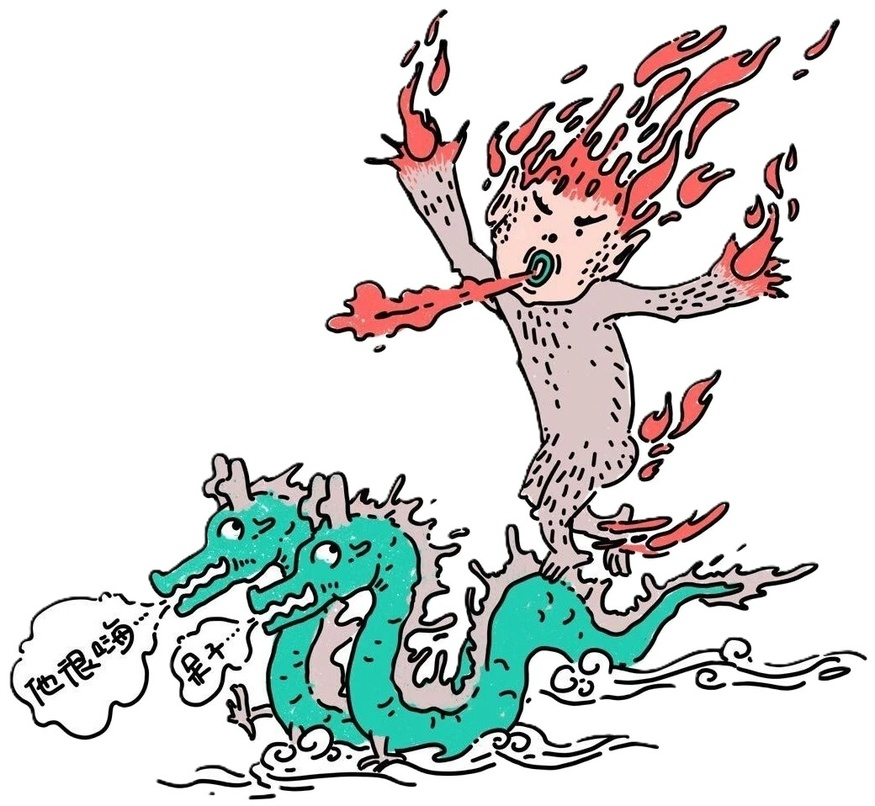
#> input picture daily_review/downloaded_images/image_0006.jpg, 875 x 806 px, shrunk from 1040 x 958 before the run
$ python -i generate_card.py   (imports and definitions only)
#> lines starting #> are read from the running program, lines starting #| are printed output that depends on the picture; after the words box and inside, x2 and y2 are one past the last pixel; in counts of white or black regions, pixels touching at a corner belong together
#> further down, picture is the input picture: PIL image 875x806 RGB; mean R, G, B 215.2, 217.9, 216.4
import os
import json
import random
import csv
import datetime
import urllib.request
import ssl
import html as html_lib
from PIL import Image, ImageOps

# Define directories
BASE_DIR = r"c:\Sword-polish\脉望\daily_review"
CONFIG_FILE = os.path.join(BASE_DIR, "config.json")
TEMPLATE_FILE = os.path.join(BASE_DIR, "template.html")
OUTPUT_FILE = os.path.join(BASE_DIR, "output_card.html")
CSV_FILE = os.path.join(BASE_DIR, "daily-horoscope.csv")
IMAGES_DIR = os.path.join(BASE_DIR, "downloaded_images")
NORMALIZED_IMAGES_FILE = os.path.join(IMAGES_DIR, ".normalized_images.json")

# Constants
HIGHLIGHT_MAX_LEN = 150
IMAGE_EXTENSIONS = ('.png', '.jpg', '.jpeg', '.webp')

# [5 lines left out: function render_category_badges, not called in this run]

def trim_near_white_border(img, threshold=240, padding=8):
#> called with threshold = 240, padding = 8
    rgb = img.convert("RGB")
    mask = ImageOps.grayscale(rgb).point(lambda p: 255 if p < threshold else 0)
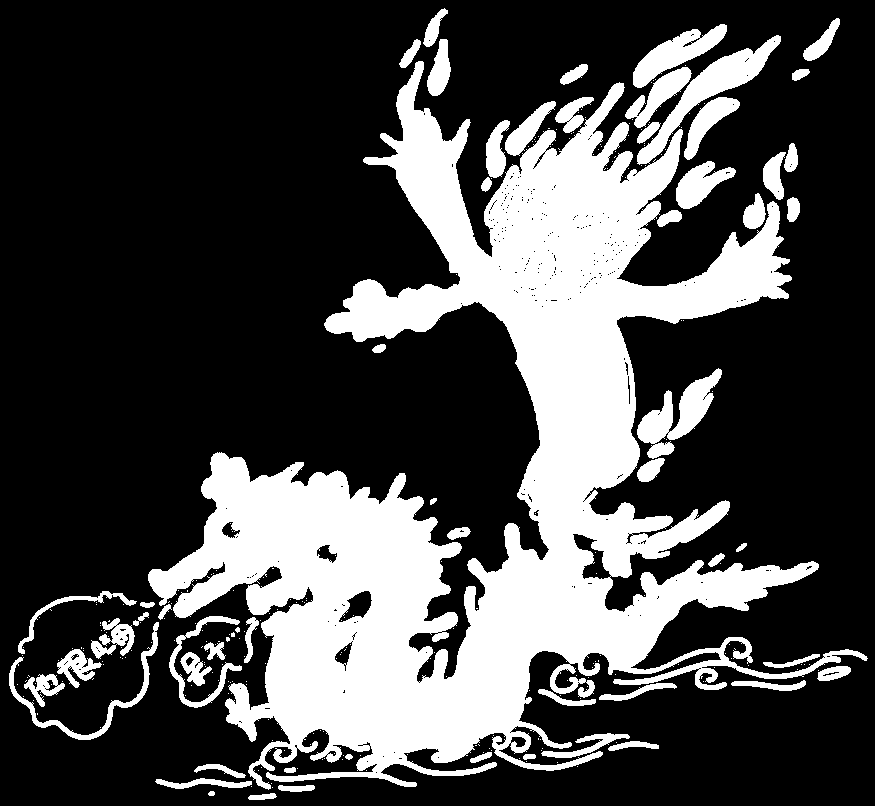
#> mask: PIL image 875x806 L; 28.5% white; 284 white regions (227 under 20 px), largest, box (x1, y1, x2, y2) and area: (148, 35, 868, 790) 172089, (637, 368, 722, 459) 2958, (633, 24, 727, 88) 2295
    bbox = mask.getbbox()
#> bbox = (9, 8, 868, 800)
    if not bbox:
        return img

    left, top, right, bottom = bbox
#> left = 9; top = 8; right = 868; bottom = 800
    left = max(left - padding, 0)
#> left = 1
    top = max(top - padding, 0)
#> top = 0
    right = min(right + padding, img.width)
#> right = 875
    bottom = min(bottom + padding, img.height)
#> bottom = 806
    return img.crop((left, top, right, bottom))
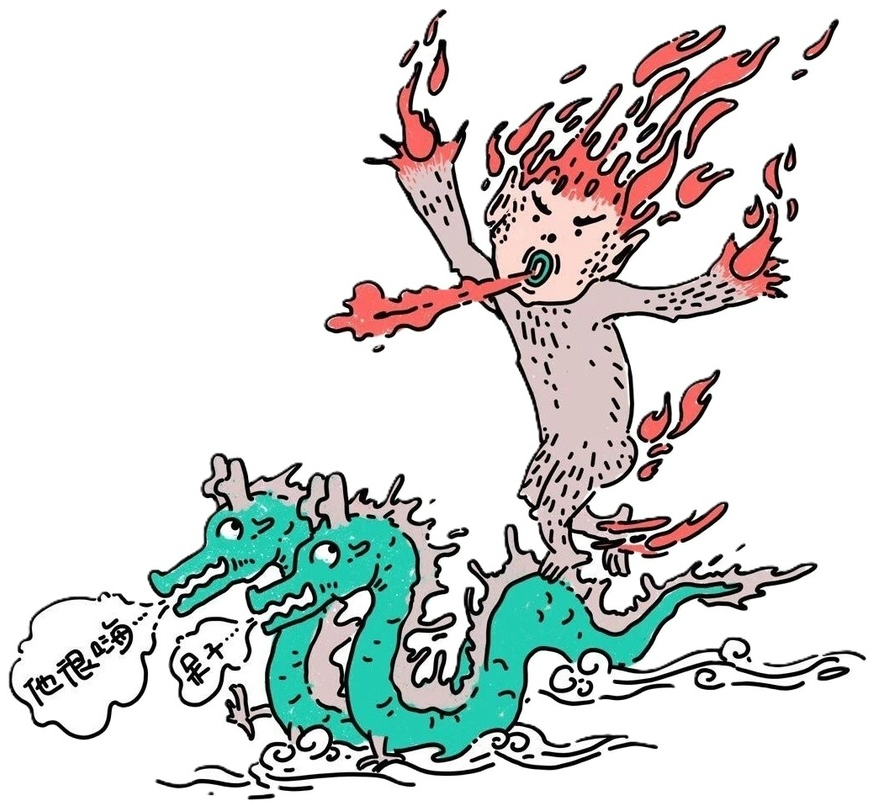
#> returned value: PIL image 874x806 RGB; mean R, G, B 215.2, 217.9, 216.4

# [24 lines left out: functions save_image_in_place, image_fingerprint, load_normalized_manifest, not called in this run]

def save_normalized_manifest(manifest):
    with open(NORMALIZED_IMAGES_FILE, 'w', encoding='utf-8') as f:
        json.dump(manifest, f, ensure_ascii=False, indent=2)

# [203 lines left out: functions normalize_downloaded_images, get_config, fetch_readwise_highlight, fetch_lunar_date, get_gregorian_date, get_random_fortune and 2 more, not called in this run]

# [2 lines not run here, left out]

>>> from PIL import Image
>>> picture = Image.open('downloaded_images/image_0006.jpg')
>>> result = trim_near_white_border(picture)

$ run again, on daily_review/downloaded_images/image_0026.jpg
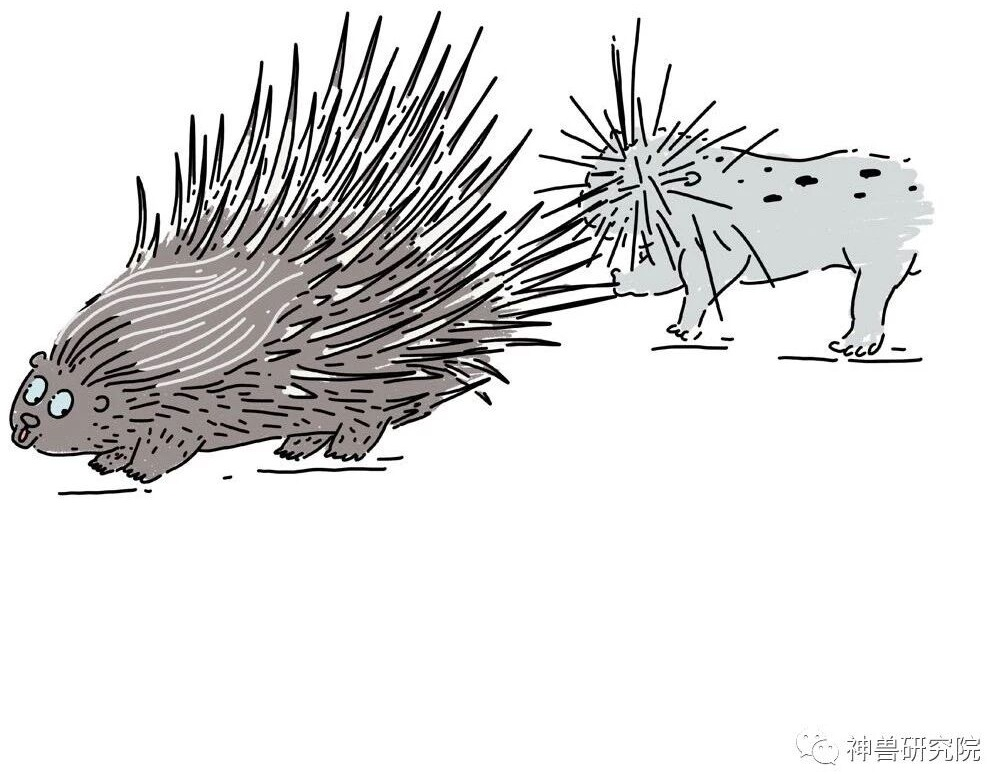
#> input picture daily_review/downloaded_images/image_0026.jpg, 990 x 774 px
#> picture is the input picture: PIL image 990x774 RGB; mean R, G, B 225.3, 224.7, 224.5
#> in trim_near_white_border, `mask = ImageOps.grayscale(rgb).point(lambda p: 255 if p < threshold el..`:
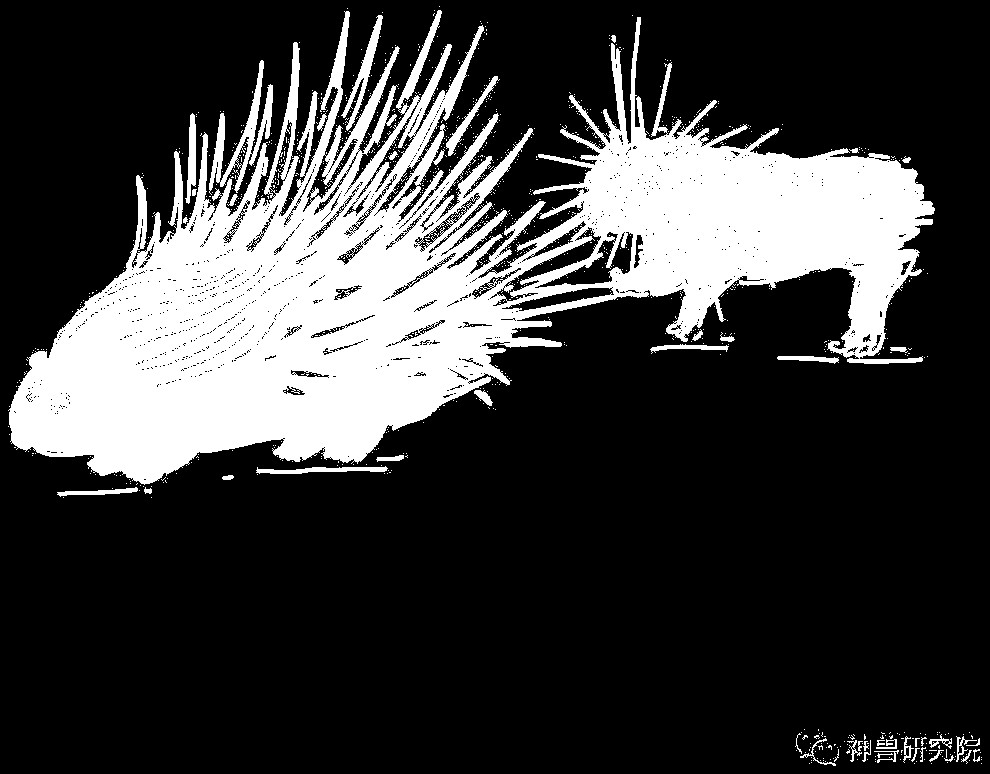
#> mask: PIL image 990x774 L; 23.6% white; 1023 white regions (977 under 20 px), largest, box (x1, y1, x2, y2) and area: (8, 10, 935, 485) 171670, (209, 60, 273, 195) 2208, (341, 15, 383, 131) 976
#> bbox = (8, 6, 982, 766)
#> in trim_near_white_border, `left, top, right, bottom = bbox`: left = 8; top = 6; right = 982; bottom = 766
#> in trim_near_white_border, `left = max(left - padding, 0)`: left = 0
#> in trim_near_white_border, `right = min(right + padding, img.width)`: right = 990
#> in trim_near_white_border, `bottom = min(bottom + padding, img.height)`: bottom = 774

$ run again, on daily_review/downloaded_images/image_0028.jpg
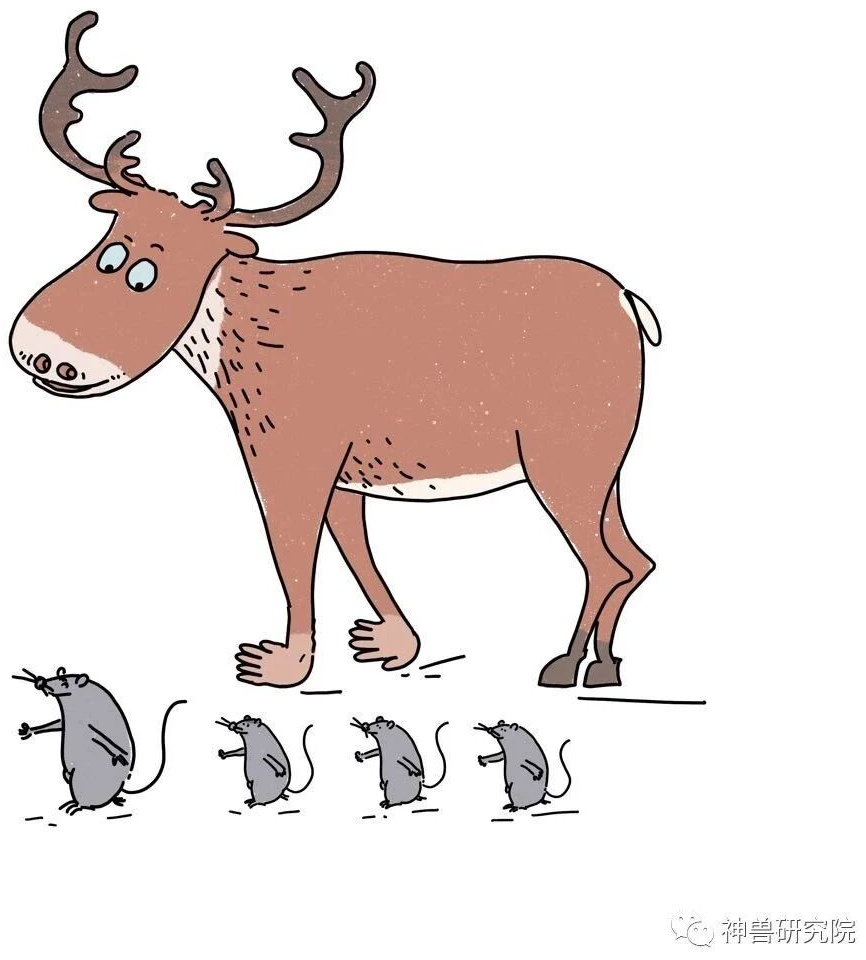
#> input picture daily_review/downloaded_images/image_0028.jpg, 866 x 960 px
#> picture is the input picture: PIL image 866x960 RGB; mean R, G, B 233.5, 223.7, 221
#> in trim_near_white_border, `mask = ImageOps.grayscale(rgb).point(lambda p: 255 if p < threshold el..`:
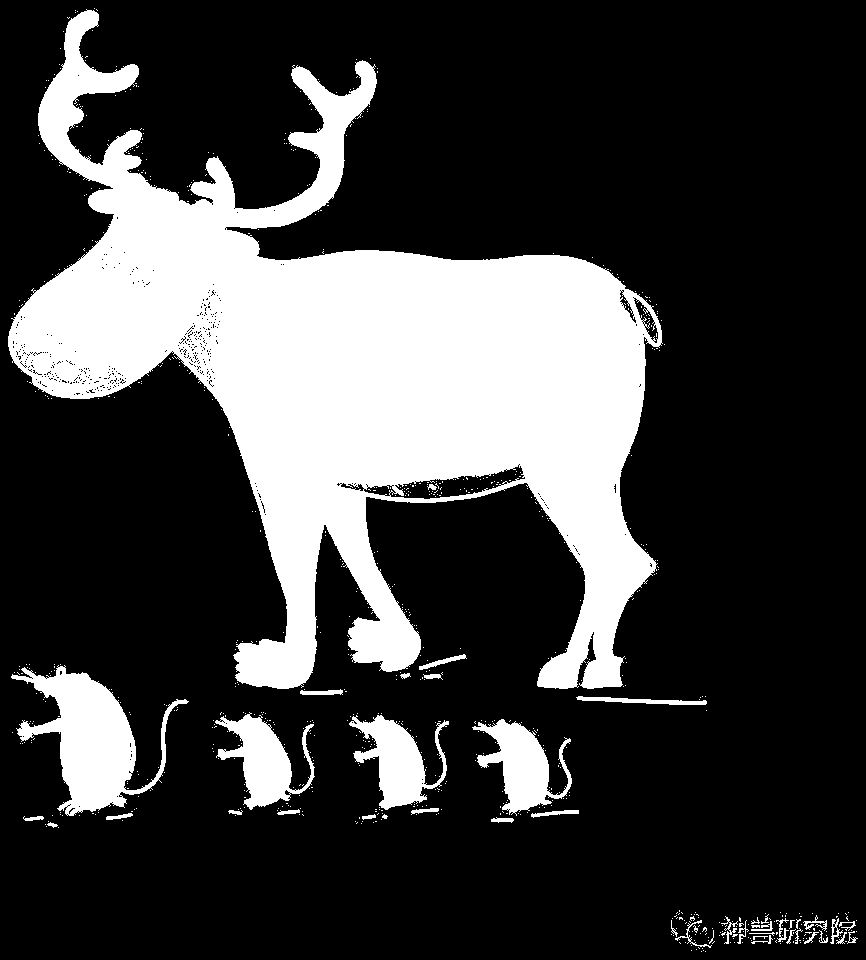
#> mask: PIL image 866x960 L; 24.1% white; 738 white regions (695 under 20 px), largest, box (x1, y1, x2, y2) and area: (8, 9, 663, 689) 173134, (11, 665, 189, 816) 10259, (472, 719, 572, 816) 4307
#> bbox = (8, 8, 858, 952)
#> in trim_near_white_border, `left, top, right, bottom = bbox`: left = 8; right = 858; bottom = 952
#> in trim_near_white_border, `left = max(left - padding, 0)`: left = 0
#> in trim_near_white_border, `right = min(right + padding, img.width)`: right = 866
#> in trim_near_white_border, `bottom = min(bottom + padding, img.height)`: bottom = 960

$ run again, on daily_review/downloaded_images/image_0032.jpg
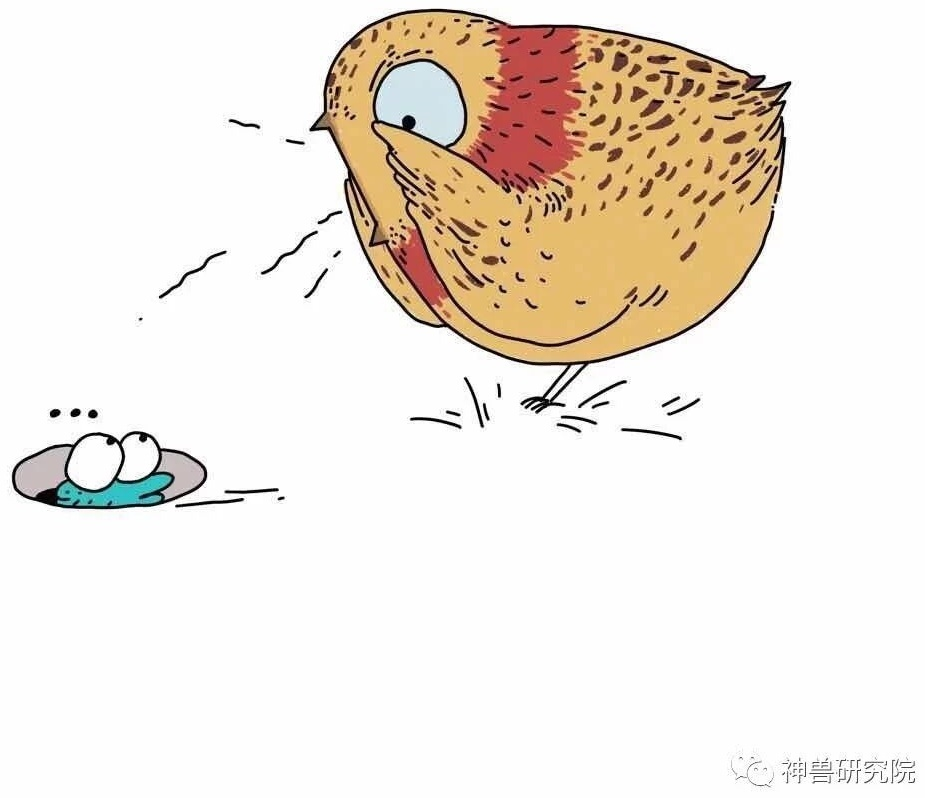
#> input picture daily_review/downloaded_images/image_0032.jpg, 925 x 798 px
#> picture is the input picture: PIL image 925x798 RGB; mean R, G, B 241, 233.5, 225.2
#> in trim_near_white_border, `mask = ImageOps.grayscale(rgb).point(lambda p: 255 if p < threshold el..`:
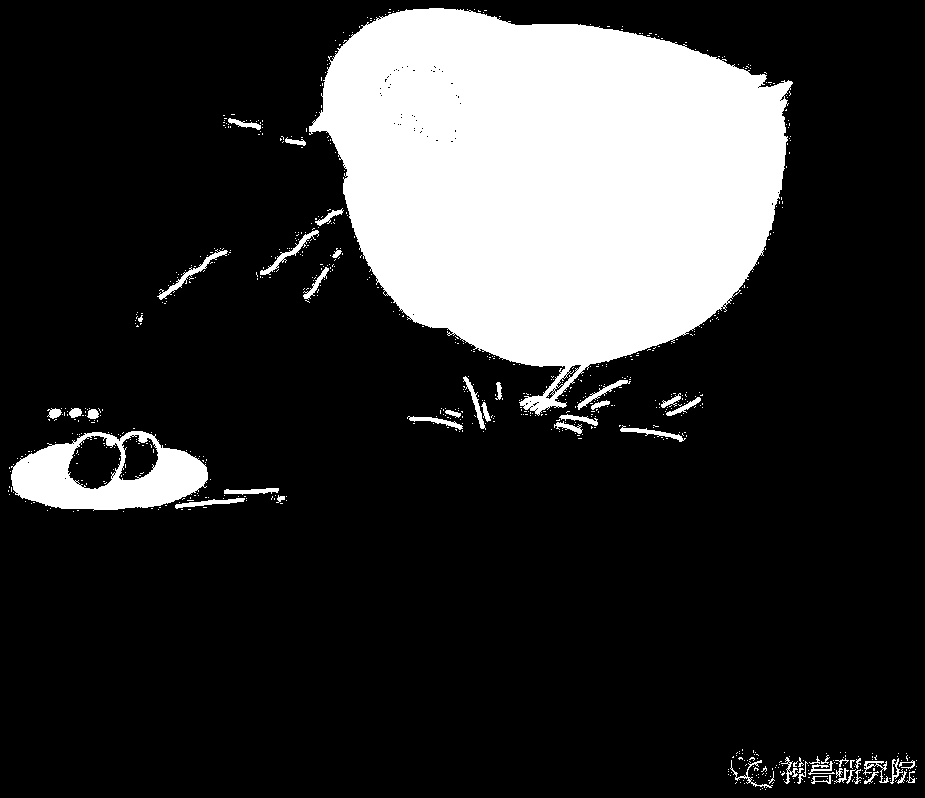
#> mask: PIL image 925x798 L; 19.8% white; 739 white regions (689 under 20 px), largest, box (x1, y1, x2, y2) and area: (309, 8, 793, 416) 131062, (11, 431, 208, 511) 8466, (157, 249, 228, 300) 444
#> bbox = (8, 8, 917, 790)
#> in trim_near_white_border, `left, top, right, bottom = bbox`: left = 8; right = 917; bottom = 790
#> in trim_near_white_border, `left = max(left - padding, 0)`: left = 0
#> in trim_near_white_border, `right = min(right + padding, img.width)`: right = 925
#> in trim_near_white_border, `bottom = min(bottom + padding, img.height)`: bottom = 798
